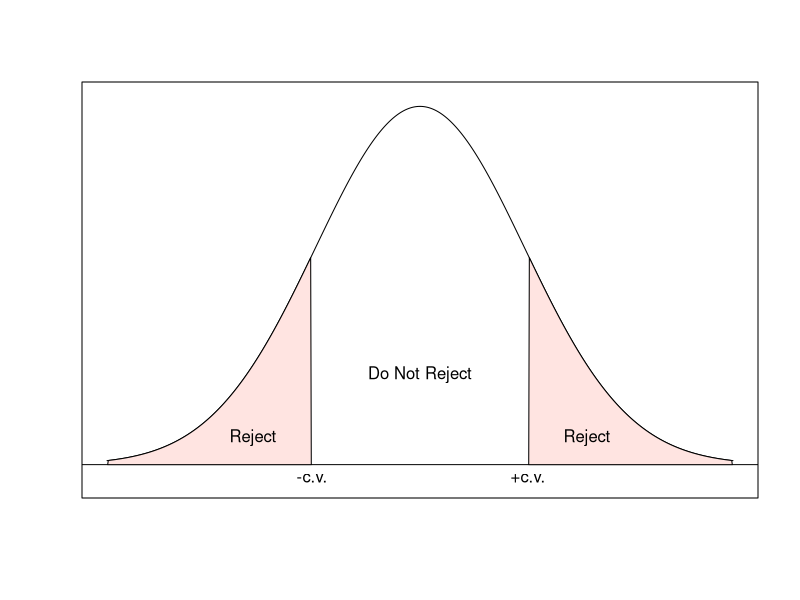
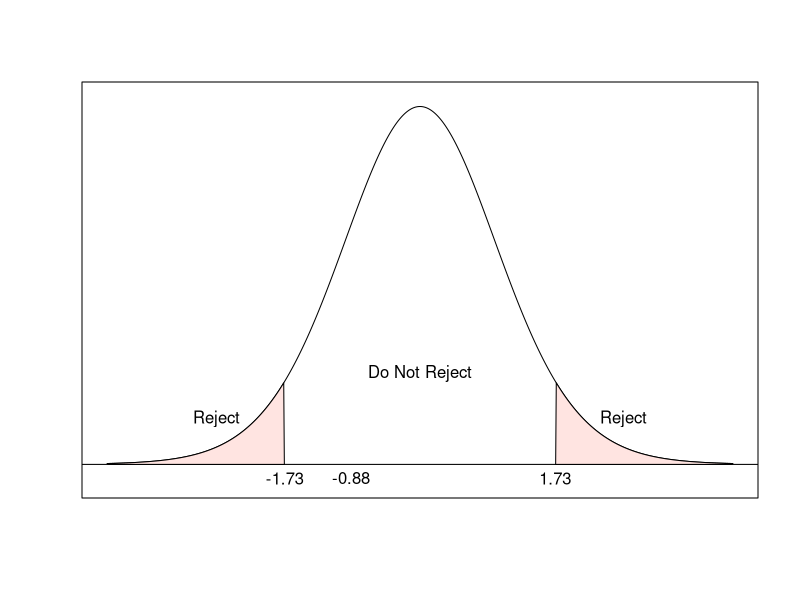

Here is the R script that generated these plots, in order:
## ---- chunk 1
qt(0.025, 18)
## ---- chunk 2
x <- seq(-3,3,length.out=1000)
y <- dnorm(x)
x1 <- -3; x2 <- -qnorm(0.85); x3 <- qnorm(0.85); x4 <- 3
x.coord <- c(x[x > x1 & x < x2])
y.coord <- y[x > x1 & x < x2]
x.coord2 <- c(x[x > x3 & x < x4])
y.coord2 <- y[x > x3 & x < x4]
plot(x,y,type='l', xaxt='n', yaxt='n', ylab="",xlab="", ylim=c(-0.02,max(y)+0.01)) #
abline(h=0); abline(v=1100)
polygon(x=x.coord, y= c(0, y.coord[2:(length(y.coord)-1)], 0), col="mistyrose")
polygon(x=x.coord2, y= c(0, y.coord2[2:(length(y.coord)-1)], 0), col="mistyrose")
text(-1.6,0.03,"Reject"); text(1.6,0.03,"Reject"); text(0,0.1,"Do Not Reject")
text(x2, 0.-0.015, "-c.v."); text(x3, -0.015, "+c.v.")
## ---- chunk 3
qt(0.05, 19, lower.tail = FALSE)
## ---- chunk 4
x <- seq(-4,4,length.out=1000)
y <- dt(x,18)
x1 <- -4; x2 <- -qt(0.95,19); x3 <- qt(0.95,19); x4 <- 4
ts <- -0.881
x.coord <- c(x[x > x1 & x < x2])
y.coord <- y[x > x1 & x < x2]
x.coord2 <- c(x[x > x3 & x < x4])
y.coord2 <- y[x > x3 & x < x4]
plot(x,y,type='l', xaxt='n', yaxt='n', ylab="",xlab="", ylim=c(-0.02,max(y)+0.01)) #
abline(h=0)
polygon(x=x.coord, y= c(0, y.coord[2:(length(y.coord)-1)], 0), col="mistyrose")
polygon(x=x.coord2, y= c(0, y.coord2[2:(length(y.coord2)-1)], 0), col="mistyrose")
text(-2.6,0.05,"Reject"); text(2.6,0.05,"Reject"); text(0,0.1,"Do Not Reject")
text(x2, -0.015, "-1.73"); text(x3, -0.015, "1.73"); text(ts, -0.015, "-0.88")
## ---- chunk 5
attach(Loblolly)
## ---- chunk 6
t.test(x = height, mu = 40, conf.level = 0.99)
## ---- chunk 7
detach(Loblolly)
